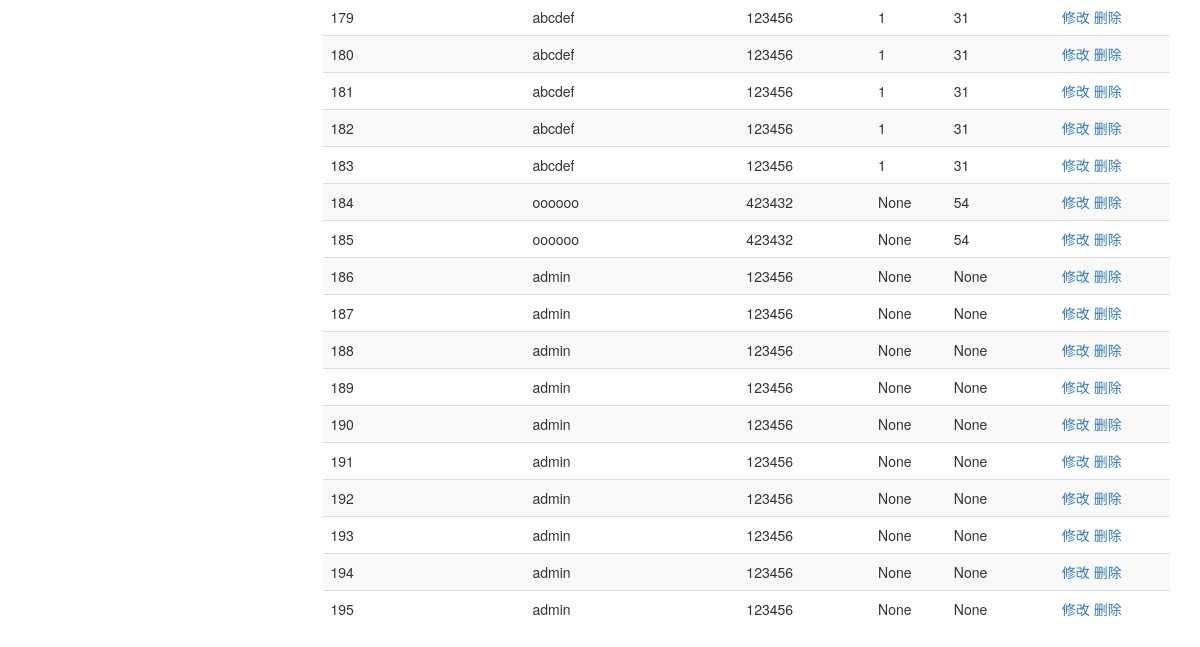
Before: /user/userlist (lower part) with the older database file.
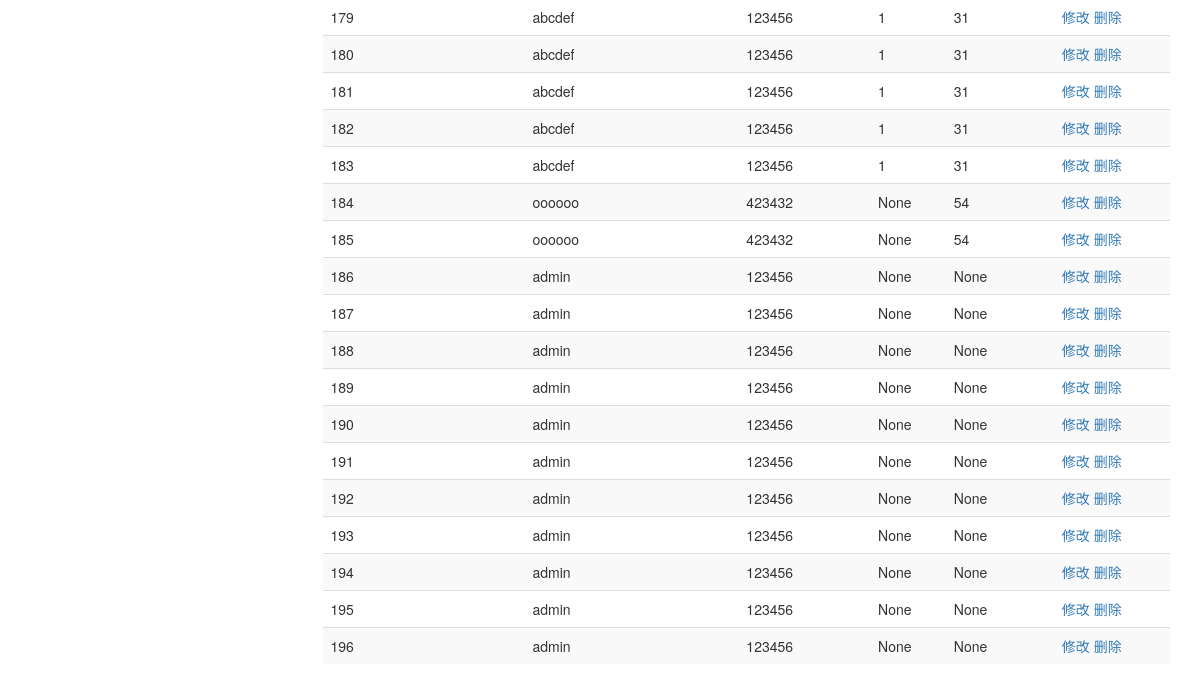
After: the same page with the newer database file.
### models.py (models this page shows)
class User(db.Model):
    id = db.Column(db.Integer, primary_key=True)
    username = db.Column(db.String)
    password = db.Column(db.String)
    sex = db.Column(db.String)
    age = db.Column(db.Integer)

### views/users/users.py (the view)
@user_app.route("/userlist", methods=['get', 'post'])
def userList():
    if request.method == "POST":
        input_username = request.form['username']
        condition = {request.form['field']: input_username}
        print(condition)
        users = User.query.filter_by(**condition).all()
        if not input_username:
            users = User.query.all()
    else:
        users = User.query.all()
    return render_template("user/user_list.html", users=users)

### templates/user/user_list.html (shortened to what this page needs)
{% extends 'base02.html' %}
{% block content %}
<table class="table table-striped">
  <tbody>
    {% for user in users %}
	<tr>
		<td>{{ user.id}}</td>
		<td>{{ user.username}}</td>
		<td>{{ user.password}}</td>
		<td>{{ user.sex}}</td>
		<td>{{ user.age}}</td>
		<td>
			<a href="{{ url_for("user_app.editUser", user_id=user.id) }}">修改</a>
			<a href="{{ url_for("user_app.deleteUser", user_id=user.id) }}">删除</a>
		</td>
	</tr>
	{% endfor %}
  </tbody>
</table>
{% endblock %}

Changed rows visible on the page:
added User: id "196", username "admin", password "123456", sex "None", age "None"
